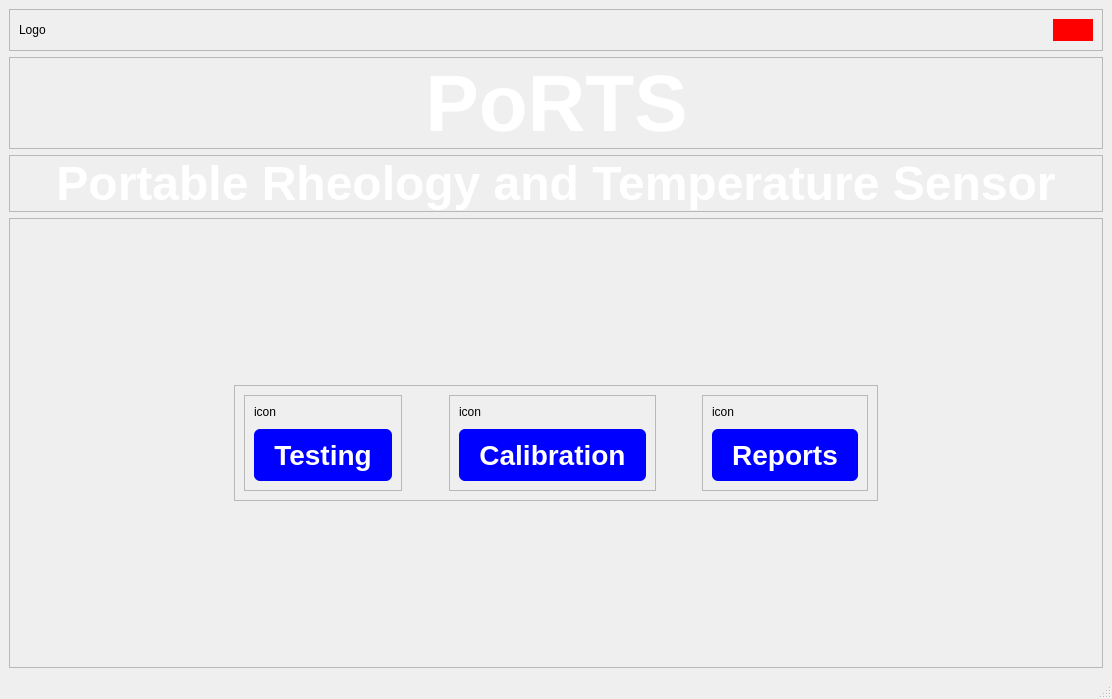
<?xml version="1.0" encoding="UTF-8"?>
<ui version="4.0">
 <class>MainWindow</class>
 <widget class="QMainWindow" name="MainWindow">
  <property name="geometry">
   <rect>
    <x>0</x>
    <y>0</y>
    <width>1112</width>
    <height>699</height>
   </rect>
  </property>
  <property name="windowTitle">
   <string>MainWindow</string>
  </property>
  <property name="windowIcon">
   <iconset>
    <normaloff>loginCover.jpg</normaloff>loginCover.jpg</iconset>
  </property>
  <property name="styleSheet">
   <string notr="true"/>
  </property>
  <widget class="QWidget" name="centralwidget">
   <layout class="QVBoxLayout" name="verticalLayout_4">
    <item>
     <widget class="QFrame" name="frame">
      <property name="frameShape">
       <enum>QFrame::StyledPanel</enum>
      </property>
      <property name="frameShadow">
       <enum>QFrame::Raised</enum>
      </property>
      <layout class="QHBoxLayout" name="horizontalLayout">
       <item>
        <widget class="QLabel" name="mainpageXymaLogoLabel">
         <property name="text">
          <string>Logo</string>
         </property>
        </widget>
       </item>
       <item>
        <spacer name="horizontalSpacer_2">
         <property name="orientation">
          <enum>Qt::Horizontal</enum>
         </property>
         <property name="sizeHint" stdset="0">
          <size>
           <width>262</width>
           <height>20</height>
          </size>
         </property>
        </spacer>
       </item>
       <item>
        <widget class="QPushButton" name="logoutButton">
         <property name="styleSheet">
          <string notr="true">#logoutButton {
	background-color: rgb(255, 0, 0);
   	color: white;
	border-radius: 16px;
	padding: 4px;
	font: bold;
}
</string>
         </property>
         <property name="text">
          <string/>
         </property>
        </widget>
       </item>
      </layout>
     </widget>
    </item>
    <item>
     <widget class="QFrame" name="frame_4">
      <property name="styleSheet">
       <string notr="true">QLabel {
	color: white;
	font-size: 80px;
	font: bold;
}</string>
      </property>
      <property name="frameShape">
       <enum>QFrame::StyledPanel</enum>
      </property>
      <property name="frameShadow">
       <enum>QFrame::Raised</enum>
      </property>
      <layout class="QHBoxLayout" name="horizontalLayout_3">
       <property name="topMargin">
        <number>0</number>
       </property>
       <property name="bottomMargin">
        <number>0</number>
       </property>
       <item>
        <spacer name="horizontalSpacer">
         <property name="orientation">
          <enum>Qt::Horizontal</enum>
         </property>
         <property name="sizeHint" stdset="0">
          <size>
           <width>398</width>
           <height>20</height>
          </size>
         </property>
        </spacer>
       </item>
       <item>
        <widget class="QLabel" name="label">
         <property name="styleSheet">
          <string notr="true"/>
         </property>
         <property name="text">
          <string>PoRTS</string>
         </property>
         <property name="alignment">
          <set>Qt::AlignCenter</set>
         </property>
        </widget>
       </item>
       <item>
        <spacer name="horizontalSpacer_7">
         <property name="orientation">
          <enum>Qt::Horizontal</enum>
         </property>
         <property name="sizeHint" stdset="0">
          <size>
           <width>398</width>
           <height>20</height>
          </size>
         </property>
        </spacer>
       </item>
      </layout>
     </widget>
    </item>
    <item>
     <widget class="QFrame" name="frame_7">
      <property name="styleSheet">
       <string notr="true">QLabel {
	color: white;
	font-size: 48px;
	font-weight: 500;
}</string>
      </property>
      <property name="frameShape">
       <enum>QFrame::StyledPanel</enum>
      </property>
      <property name="frameShadow">
       <enum>QFrame::Raised</enum>
      </property>
      <layout class="QHBoxLayout" name="horizontalLayout_4">
       <property name="topMargin">
        <number>0</number>
       </property>
       <property name="bottomMargin">
        <number>0</number>
       </property>
       <item>
        <spacer name="horizontalSpacer_8">
         <property name="orientation">
          <enum>Qt::Horizontal</enum>
         </property>
         <property name="sizeHint" stdset="0">
          <size>
           <width>47</width>
           <height>20</height>
          </size>
         </property>
        </spacer>
       </item>
       <item>
        <widget class="QLabel" name="label_2">
         <property name="text">
          <string>Portable Rheology and Temperature Sensor</string>
         </property>
         <property name="alignment">
          <set>Qt::AlignCenter</set>
         </property>
        </widget>
       </item>
       <item>
        <spacer name="horizontalSpacer_9">
         <property name="orientation">
          <enum>Qt::Horizontal</enum>
         </property>
         <property name="sizeHint" stdset="0">
          <size>
           <width>46</width>
           <height>20</height>
          </size>
         </property>
        </spacer>
       </item>
      </layout>
     </widget>
    </item>
    <item>
     <widget class="QFrame" name="frame_3">
      <property name="frameShape">
       <enum>QFrame::StyledPanel</enum>
      </property>
      <property name="frameShadow">
       <enum>QFrame::Raised</enum>
      </property>
      <layout class="QGridLayout" name="gridLayout" columnstretch="2,6,2">
       <item row="0" column="1">
        <spacer name="verticalSpacer">
         <property name="orientation">
          <enum>Qt::Vertical</enum>
         </property>
         <property name="sizeHint" stdset="0">
          <size>
           <width>20</width>
           <height>152</height>
          </size>
         </property>
        </spacer>
       </item>
       <item row="1" column="0">
        <spacer name="horizontalSpacer_5">
         <property name="orientation">
          <enum>Qt::Horizontal</enum>
         </property>
         <property name="sizeHint" stdset="0">
          <size>
           <width>157</width>
           <height>20</height>
          </size>
         </property>
        </spacer>
       </item>
       <item row="1" column="1">
        <widget class="QFrame" name="frame_2">
         <property name="frameShape">
          <enum>QFrame::StyledPanel</enum>
         </property>
         <property name="frameShadow">
          <enum>QFrame::Raised</enum>
         </property>
         <layout class="QHBoxLayout" name="horizontalLayout_2" stretch="1,2,1,2,1">
          <item>
           <widget class="QFrame" name="testingFrame">
            <property name="frameShape">
             <enum>QFrame::StyledPanel</enum>
            </property>
            <property name="frameShadow">
             <enum>QFrame::Raised</enum>
            </property>
            <layout class="QVBoxLayout" name="verticalLayout">
             <property name="spacing">
              <number>10</number>
             </property>
             <item>
              <widget class="QLabel" name="testingIconLabel">
               <property name="text">
                <string>icon</string>
               </property>
              </widget>
             </item>
             <item>
              <widget class="QPushButton" name="testingButton">
               <property name="styleSheet">
                <string notr="true">#testingButton {
	background-color: rgb(0, 0, 255);
    color: white;
	border-radius: 6px;
	padding: 10px 20px;
	font: bold;
	font-size: 28px;
}


</string>
               </property>
               <property name="text">
                <string>Testing</string>
               </property>
              </widget>
             </item>
            </layout>
           </widget>
          </item>
          <item>
           <spacer name="horizontalSpacer_3">
            <property name="orientation">
             <enum>Qt::Horizontal</enum>
            </property>
            <property name="sizeHint" stdset="0">
             <size>
              <width>40</width>
              <height>20</height>
             </size>
            </property>
           </spacer>
          </item>
          <item>
           <widget class="QFrame" name="frame_5">
            <property name="frameShape">
             <enum>QFrame::StyledPanel</enum>
            </property>
            <property name="frameShadow">
             <enum>QFrame::Raised</enum>
            </property>
            <layout class="QVBoxLayout" name="verticalLayout_2">
             <property name="spacing">
              <number>10</number>
             </property>
             <item>
              <widget class="QLabel" name="calibrationIconLabel">
               <property name="text">
                <string>icon</string>
               </property>
              </widget>
             </item>
             <item>
              <widget class="QPushButton" name="calibrationButton">
               <property name="styleSheet">
                <string notr="true">#calibrationButton {
	background-color: rgb(0, 0, 255);
   	color: white;
	border-radius: 6px;
	padding: 10px 20px;
	font: bold;
	font-size: 28px;
}</string>
               </property>
               <property name="text">
                <string>Calibration</string>
               </property>
              </widget>
             </item>
            </layout>
           </widget>
          </item>
          <item>
           <spacer name="horizontalSpacer_4">
            <property name="orientation">
             <enum>Qt::Horizontal</enum>
            </property>
            <property name="sizeHint" stdset="0">
             <size>
              <width>40</width>
              <height>20</height>
             </size>
            </property>
           </spacer>
          </item>
          <item>
           <widget class="QFrame" name="frame_6">
            <property name="frameShape">
             <enum>QFrame::StyledPanel</enum>
            </property>
            <property name="frameShadow">
             <enum>QFrame::Raised</enum>
            </property>
            <layout class="QVBoxLayout" name="verticalLayout_3">
             <property name="spacing">
              <number>10</number>
             </property>
             <item>
              <widget class="QLabel" name="reportsIconLabel">
               <property name="text">
                <string>icon</string>
               </property>
              </widget>
             </item>
             <item>
              <widget class="QPushButton" name="reportsButton">
               <property name="styleSheet">
                <string notr="true">#reportsButton {
	background-color: rgb(0, 0, 255);
   	color: white;
	border-radius: 6px;
	padding: 10px 20px;
	font: bold;
	font-size: 28px;
}</string>
               </property>
               <property name="text">
                <string>Reports</string>
               </property>
              </widget>
             </item>
            </layout>
           </widget>
          </item>
         </layout>
        </widget>
       </item>
       <item row="1" column="2">
        <spacer name="horizontalSpacer_6">
         <property name="orientation">
          <enum>Qt::Horizontal</enum>
         </property>
         <property name="sizeHint" stdset="0">
          <size>
           <width>157</width>
           <height>20</height>
          </size>
         </property>
        </spacer>
       </item>
       <item row="2" column="1">
        <spacer name="verticalSpacer_2">
         <property name="orientation">
          <enum>Qt::Vertical</enum>
         </property>
         <property name="sizeHint" stdset="0">
          <size>
           <width>20</width>
           <height>151</height>
          </size>
         </property>
        </spacer>
       </item>
      </layout>
     </widget>
    </item>
   </layout>
  </widget>
  <widget class="QMenuBar" name="menubar">
   <property name="geometry">
    <rect>
     <x>0</x>
     <y>0</y>
     <width>1112</width>
     <height>21</height>
    </rect>
   </property>
  </widget>
  <widget class="QStatusBar" name="statusbar"/>
 </widget>
 <resources/>
 <connections/>
</ui>
